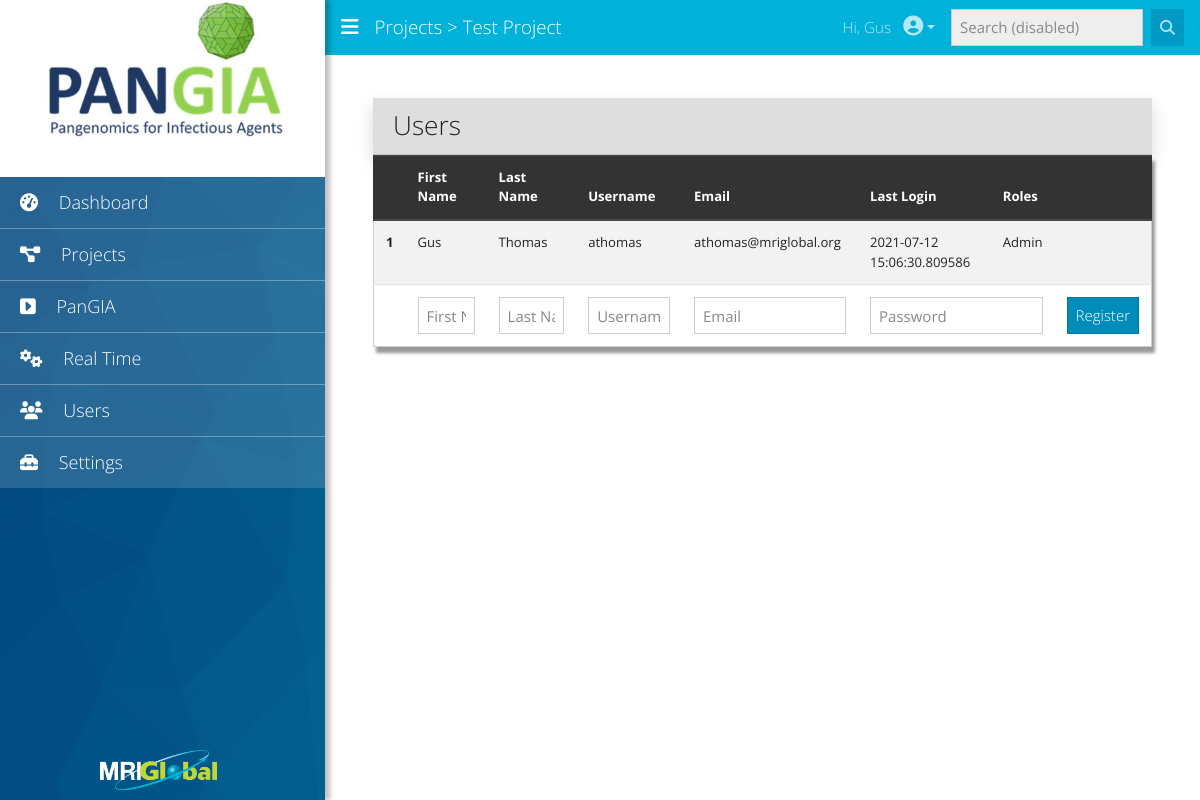
Screenshot of /users (signed in) with the database file from the repository.
### app/models.py (models this page shows, shortened)
class User(db.Model, UserMixin):
    __tablename__ = 'user'
    id = db.Column(db.Integer, primary_key=True)
    username = db.Column(db.String(64), index=True, unique=True)
    fname = db.Column(db.String(20))
    lname = db.Column(db.String(20))
    email = db.Column(db.String(120), index=True, unique=True)
    password_hash = db.Column(db.String(128))
    last_seen = db.Column(db.DateTime, default=datetime.utcnow)
    roles = db.relationship('Role', backref='user', lazy='dynamic')
    notifications = db.relationship('Notification', backref='user', lazy='dynamic')
    tasks = db.relationship('Task', backref='user', lazy='dynamic')
    results = db.relationship('Results', backref='user', lazy='dynamic')
    def get_roles(self):
        roles = []
        for x in Role.query.filter_by(user_id=self.id).all():
            roles.append(x.role_type)
        return roles

class Role(db.Model):
    __tablename__ = 'roles'
    id = db.Column(db.Integer(), primary_key=True)
    role_type = db.Column(db.String(128), unique=True)
    user_id = db.Column(db.Integer(), db.ForeignKey('user.id', ondelete='CASCADE'))

### app/main/routes.py (the view, shortened to what this page needs)
@bp.route('/users', methods=['GET', 'POST'])
@login_required
def viewusers():
    if 'Admin' not in current_user.get_roles():
        return redirect(url_for('main.index'))
    form1 = AddUserForm(prefix='form1')
    users = User.query.all()
    return render_template('admin/user.html', title='Manage Users', users=users, form1=form1)    #, form2=form2)

### app/main/forms.py (shortened to what this page needs)
class AddUserForm(FlaskForm):
    fname = StringField('First', validators=[DataRequired()])
    lname = StringField('Last', validators=[DataRequired()])
    username = StringField('Username', validators=[DataRequired()])
    email = StringField('Email', validators=[DataRequired(), Email()])
    password = PasswordField('Password', validators=[DataRequired()])
    submit = SubmitField('Register')

### app/main/routes.py (called while the page is built)
@bp.before_app_request
def before_request():
    if current_user.is_authenticated:
        current_user.last_seen = datetime.utcnow()
        db.session.commit()

@bp.context_processor
def projects():
    projects = Category.query.filter_by(parent_id=0, is_archived=False, is_deleted=False)
    return {'projects': projects}

@bp.context_processor
def check_admin():
    if 'Admin' in current_user.get_roles():
        return {'is_admin': True}
    else:
        return {'is_admin': False}

### app/models.py (called while the page is built)
@login.user_loader
def load_user(id):
    return User.query.get(int(id))

### app/templates/admin/user.html (shortened to what this page needs)
{% extends "one_column.html" %}
{% block app_main_content %}
<div class="p-5">
	<div>
		<div class="card-header bg-ngreen shadow">
            <h3 class="m-0 p-0">Users</h3>
        </div>
		<table class="table table-striped">
			<thead class="thead-dark">
				<tr>
					<th scope="col">&nbsp;</th>
					<th scope="col">First Name</th>
					<th scope="col">Last Name</th>
					<th scope="col">Username</th>
					<th scope="col">Email</th>
					<th scope="col">Last Login</th>
					<th scole="col">Roles</th>
					<th scope="col"></th>
				</tr>
			</thead>
			<tbody>
                {% for user in users %}
                <tr>
                    <th>{{ user.id }}</th>
                    <td>{{ user.fname }}</td>
					<td>{{ user.lname }}</td>
                    <td>{{ user.username }}</td>
                    <td>{{ user.email }}</td>
                    <td>{{ user.last_seen }}</td>
                    <td>{%  for x in user.get_roles() %}{{ x + ' ' }}{% endfor %}</td>
                    <td></td>
                </tr>
                {% endfor %}
				<tr>
					<form action="" method="post" novalidate>
					<td></td>
					<td>
						{% if not form1.fname.errors %}
						{{ form1.fname(class="form-control", placeholder='First Name') }}
						{% else %}
						{{ form1.fname(class="form-control is-invalid", placeholder='First Name') }}
						{% endif %}
					</td>
					<td>
						{% if not form1.lname.errors %}
						{{ form1.lname(class="form-control", placeholder='Last Name') }}
						{% else %}
						{{ form1.lname(class="form-control is-invalid", placeholder='Last Name') }}
						{% endif %}
					</td>
					<td>
						{% if not form1.username.errors %}
						{{ form1.username(class="form-control", placeholder='Username') }}
						{% else %}
						{{ form1.username(class="form-control is-invalid", placeholder='Username') }}
						{% endif %}
					</td>
					<td>
						{% if not form1.email.errors %}
						{{ form1.email(class="form-control", placeholder='Email') }}
						{% else %}
						{{ form1.email(class="form-control is-invalid", placeholder='Email') }}
						{% endif %}
					</td>
					<td colspan="2">
						{% if not form1.password.errors %}
						{{ form1.password(class="form-control", placeholder='Password') }}
						{% else %}
						{{ form1.password(class="form-control is-invalid", placeholder='Password') }}
						{% endif %}
					</td>
					<td colspan="2">
						{{ form1.submit(class="btn btn-primary") }}
					</td>
					</form>
				</tr>
            </tbody>
        </table>
    </div>
</div>
{% endblock %}

### app/templates/include/topnav.html (shortened to what this page needs)
<nav class="navbar navbar-expand-lg navbar-expand-md navbar-dark">
    <a class="navbar-brand mr-auto" href="#">
        <i class="fas fa-bars md-icon"></i>
    </a>
    <h5 class="c-white pl-3 pt-2">Projects > Test Project</h5>
    <div class="collapse navbar-collapse" id="navbarTop">
        <span class="navbar-text pr-1 ml-auto">Hi, {{ current_user.fname }}</span>
        <ul class="navbar-nav pr-2">
            <li class="nav-item dropdown">
                <a class="nav-link dropdown-toggle" data-toggle="dropdown" href="#" role="button" aria-haspopup="true" aria-expanded="false"><i class="fas fa-user-circle md-icon"></i></a>
            </li>
        </ul>
        <form class="form-inline my-2 my-lg-0">
            <input class="form-control mr-sm-2" type="text" placeholder="Search (disabled)" disabled="">
            <button class="btn btn-primary my-2 my-sm-0" type="submit" disabled=""><i class="fas fa-search"></i></button>
        </form>
    </div>
</nav>

### app/static/css/styles.css (style rules this page uses)
body, html { padding: 0; margin: 0; }
.table { border: 1px solid #CCC; background: #FFFFFF; box-shadow: 3px 6px 3px #999; }
.thead-dark { border: 1px solid #333; }
.md-icon { font-size: 20px; }
.bg-ngreen { background-color: #dedede; }
.c-white { color: #FFF; }
.navbar { font-size:0.95rem; }

### rows the page displays
User: fname "Gus", id "1", lname "Thomas", username "athomas", email "athomas@mriglobal.org", last_seen "2021-07-12 15:06:30.809586"
Role: role_type "Admin"
